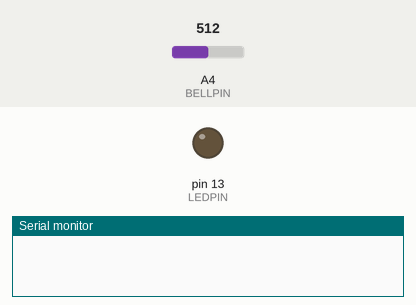
Recording of a sketch running on a simulated Arduino Uno, built with avr-gcc and run on an emulated ATmega328P. On the bench: output pins drawn as LEDs (lit = HIGH), the last lines printed to the serial monitor. The test bench sets the inputs (shaded band); at power-on: A4 (BELLPIN) = 512.

Above: at 1.2 s.
1.3 s: A4 (BELLPIN) set to 715
2.8 s: A4 (BELLPIN) set to 734
At 3.1 s:
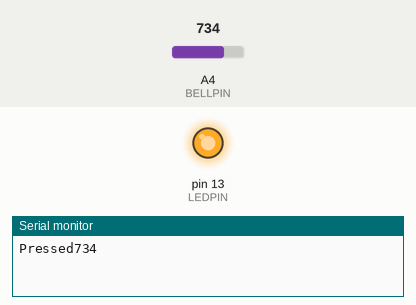
Timing chart, 0 to 5.8 s (numbered marks = the images above; inputs shaded):
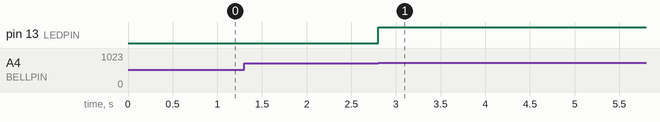

The sketch:

doorbello2.ino
```cpp
#define BELLPIN 4
// Voltage threshold for the input signal
#define THRESHOLD 722
// set to 10 seconds
#define TIMEOUT 10000
#define LEDPIN 13
boolean pressed = false;
// We'll use SoftwareSerial to communicate with the XBee:
#include <SoftwareSerial.h>
// XBee's DOUT (TX) is connected to pin 2 (Arduino's Software RX)
// XBee's DIN (RX) is connected to pin 3 (Arduino's Software TX)
SoftwareSerial XBee(2, 3); // RX, TX
//TODO tidy the circuit up so we can get greater threshholds
void setup() {
  pinMode(LEDPIN,OUTPUT);
  XBee.begin(9600);
  Serial.begin(9600);
  pinMode(BELLPIN,INPUT);
  //pinMode(13,OUTPUT);
  //turn on the pull up resistor
  //digitalWrite(BELLPIN,LOW);
  //wait one second for arduino to discharge between read write
  //modes
  //delay(1000);

}

void loop() {
  // put your main code here, to run repeatedly:
  int in  = analogRead(BELLPIN);
  if(in > THRESHOLD && !pressed){


    Serial.print("Pressed");
    Serial.print(in);
    Serial.print("\n");
    //signal that were talking to the xbee
    digitalWrite(LEDPIN,HIGH);
    //write to the xbee
    XBee.write(1);
    //wait untill the chimes finished
    delay(TIMEOUT);
    //turn the signal off
    digitalWrite(LEDPIN,LOW);
    pressed = false;
  }


}
```

Measured:
- the behaviour switches between 722 and 723 on A4 (BELLPIN) (found by bisection; images 0 and 1)
- after the input at 1.3 s, every drawn part: stays the same
- after the input at 2.8 s, pin 13 (LEDPIN): LOW → HIGH at once
